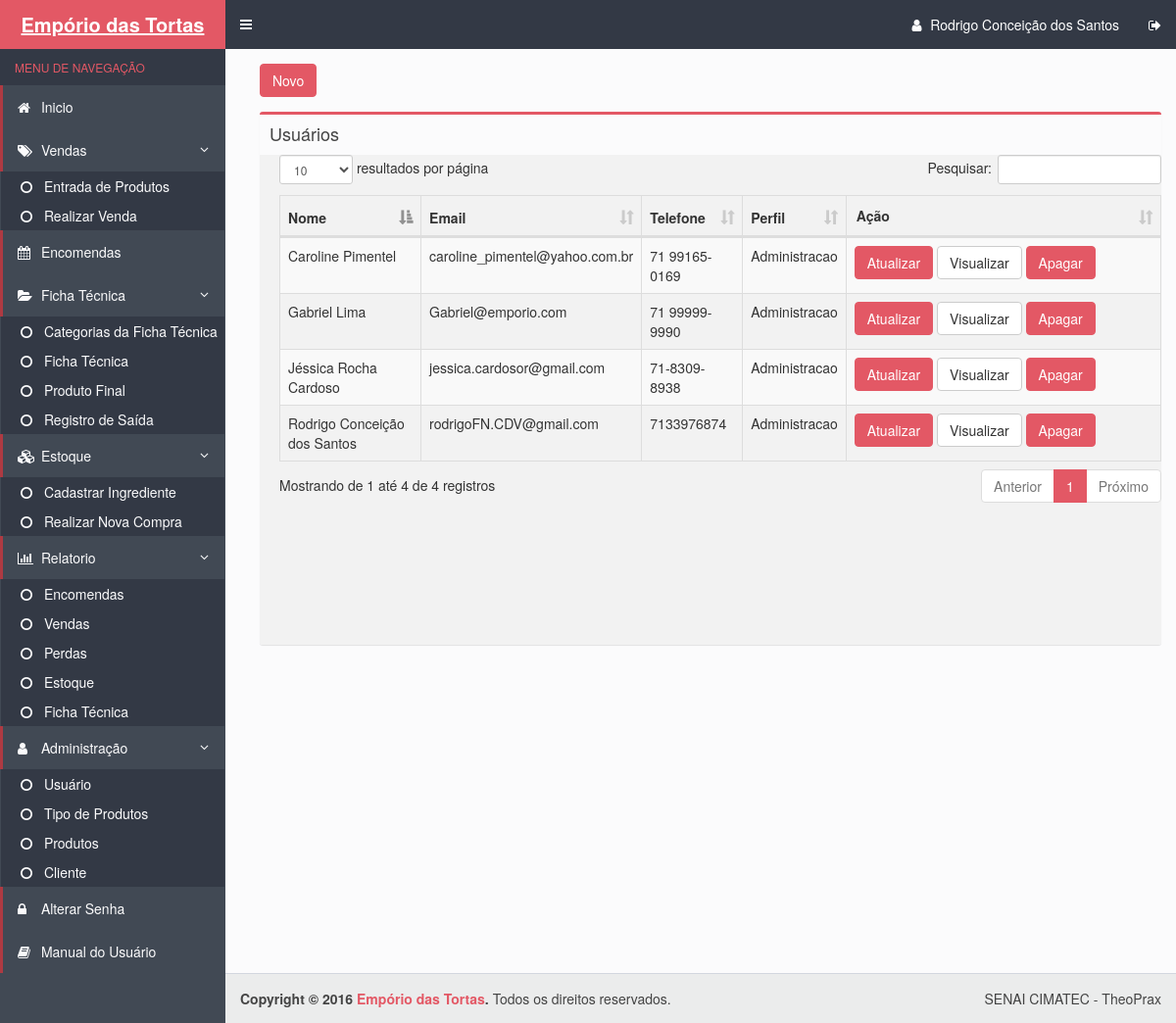
The page /usuarios.php (signed in) on the database as committed earlier.
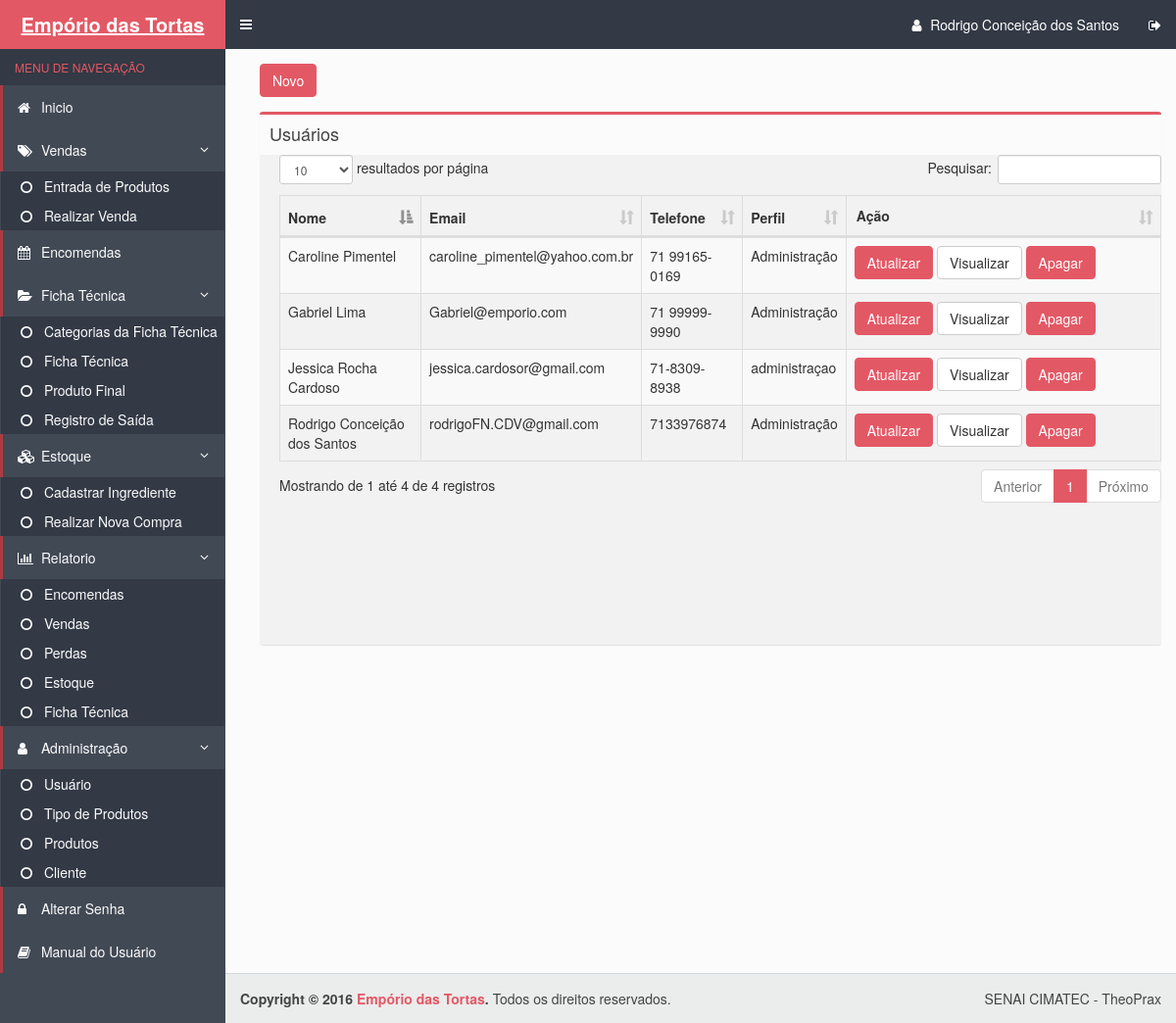
The same page on the database as committed later.
### tables this page shows
CREATE TABLE IF NOT EXISTS `usuarios` (
  `cod_usuario` int(11) NOT NULL AUTO_INCREMENT,
  `name` varchar(100) NOT NULL,
  `cpf` varchar(14) NOT NULL,
  `email` varchar(100) NOT NULL,
  `mobile` varchar(100) NOT NULL,
  `login` varchar(50) NOT NULL,
  `senha` varchar(32) NOT NULL,
  `acesso` varchar(30) NOT NULL,
  PRIMARY KEY (`cod_usuario`),
  UNIQUE KEY `cpf` (`cpf`,`login`),
  UNIQUE KEY `cpf_2` (`cpf`)
);

### usuarios.php (the view, shortened to what this page needs)
<!DOCTYPE html>
<html>
  <head>
    <link rel="stylesheet" href="bootstrap/css/bootstrap.css">
    <link rel="stylesheet" href="https://maxcdn.bootstrapcdn.com/font-awesome/4.4.0/css/font-awesome.min.css">
    <link rel="stylesheet" href="https://code.ionicframework.com/ionicons/2.0.1/css/ionicons.min.css">
    <link rel="stylesheet" href="dist/css/AdminLTE.css">
    <link rel="stylesheet" href="dist/css/skins/skin-blue.css">
  </head>
  <body class="hold-transition skin-blue sidebar-mini">
    <div class="wrapper">
      <?php include_once("includes/header.php") ?>
      <?php include_once("includes/menu.php") ?>
      <div class="content-wrapper">
        <section class="content">
          <div class="row">
            <div class="col-xs-12">
             <a class="btn btn-danger" href="forms/Cadastrar_Usuario.php">Novo</a>
             <section class="content-header">
          </section>
              <div class="box">
                <div class="box-header">
                  <h3 class="box-title">Usuários</h3>
                </div>
                <div class="box-body table-responsive no-padding"  style='overflow:auto;' id="scroll">
                  <table id="example" class="table table-striped table-bordered" cellspacing="0" width="100%">
                    <thead>
                      <tr>
                        <th class="views-field views-field-id">Nome</th>
                        <th class="views-field views-field-id">Email</th>
                        <th class="views-field views-field-id">Telefone</th>
                        <th class="views-field views-field-field-nome">Perfil</th>
                        <th class="views-field views-field-field-nome" id="celula2">Ação</th>
                    </thead>
                    <tbody>
                       <?php
                          $pdo = Database::connect();
                          $sql = 'SELECT * FROM usuarios ORDER BY cod_usuario DESC';
                          foreach ($pdo->query($sql) as $row) {
                            echo '<tr>';
                            echo '<td>'. $row['name'] . '</td>';
                            echo '<td>'. $row['email'] . '</td>';
                            echo '<td>'. $row['mobile'] . '</td>';
                            echo '<td>'. $row['acesso'] . '</td>';
                            echo '<td width=250>';
                            echo '<a class="btn btn-danger" href="forms/Atualizar_usuario.php?id='.$row['cod_usuario'].'">Atualizar</a>';
                            echo '<a class="btn btn-default" href="forms/Visualizar_usuario.php?id='.$row['cod_usuario'].'">Visualizar</a>';
                            echo '<a class="btn btn-danger" href="DAO/Excluir_usuario_DAO.php?id='.$row['cod_usuario'].'">Apagar</a>';
                            echo '</td>';
                            echo '</tr>';
                          }
                        ?>
                    </tbody>
                    </table>
                </div>
              </div>
            </div>
          </div>
        </section>
      </div>
    <?php include_once("includes/footer.php") ?>
    <link rel="stylesheet" type="text/css" href="css/bootstrap.css">
    <link rel="stylesheet" type="text/css" href="css/dataTables.bootstrap.min.css">
</html>

Rows that differ between the two databases and show on the page:
changed usuarios "jessica.cardosor@gmail.com": name "Jéssica Rocha Cardoso" → "Jessica Rocha Cardoso"; acesso "Administracao" → "administraçao"
changed usuarios "Caroline Pimentel": acesso "Administracao" → "Administração"
changed usuarios "Gabriel Lima": acesso "Administracao" → "Administração"
changed usuarios "Rodrigo Conceição dos Santos": acesso "Administracao" → "Administração"
